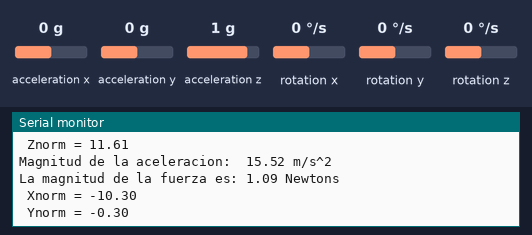
This sketch was run on a simulated Arduino Uno, built with avr-gcc and run on an emulated ATmega328P. On the bench: the last lines printed to the serial monitor. The inputs (shaded band) are chosen by the test bench; at power-on: acceleration x 0 g, acceleration y 0 g, acceleration z 1 g, rotation x 0 °/s, rotation y 0 °/s, rotation z 0 °/s.

Above: at 1.3 s.
1.4 s: acceleration x set to -1.4 g
At 2.2 s:
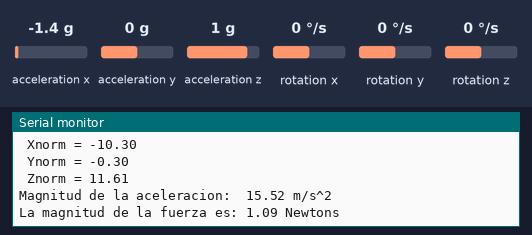
2.9 s: acceleration y set to -1.4 g
At 4.2 s:
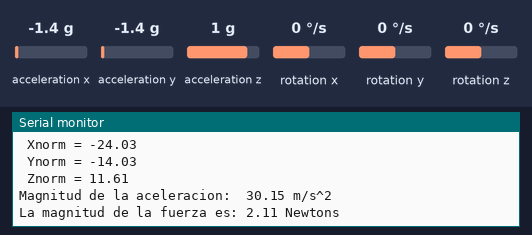
4.4 s: acceleration z set to -1.4 g
At 5.4 s:
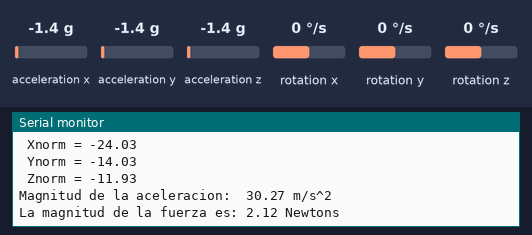
5.9 s: acceleration x set to 0.8 g
At 7.5 s:
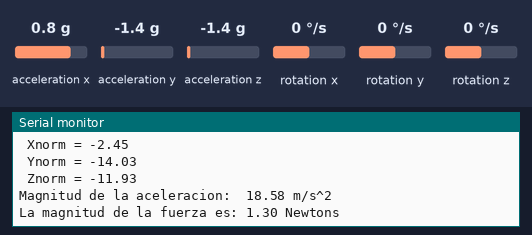
Timing chart, 0 to 9.0 s (numbered marks = the images above; inputs shaded):
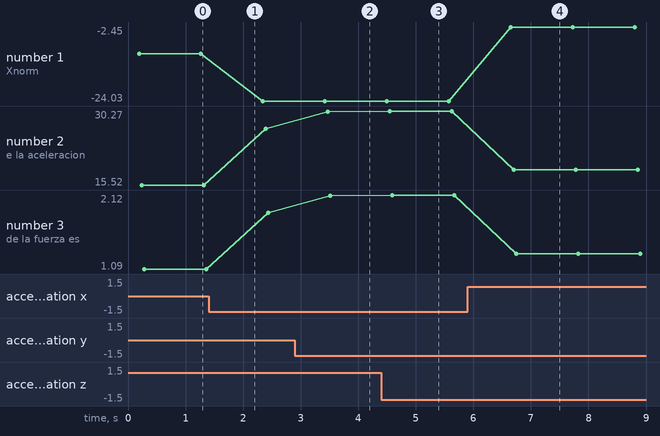

Measured:
- after the input at 2.9 s, the serial monitor: prints a new line after 0.54 s (image 2)
- after the input at 4.4 s, the serial monitor: prints a new line after 0.13 s (image 3)
- after the input at 5.9 s, the serial monitor: prints a new line after 0.75 s (image 4)
- plotted number 1: -10.3 → -24.03 after the input at 1.4 s, -24.03 → -2.45 after the input at 5.9 s
- plotted number 2: 15.52 → 26.69 after the input at 1.4 s, 26.69 → 30.15 after the input at 2.9 s, 30.15 → 30.27 after the input at 4.4 s, 30.27 → 18.58 after the input at 5.9 s
- plotted number 3: 1.09 → 1.87 after the input at 1.4 s, 1.87 → 2.11 after the input at 2.9 s, 2.11 → 2.12 after the input at 4.4 s, 2.12 → 1.3 after the input at 5.9 s

The sketch:

Aceleracion_23.ino
```cpp
/*
    MPU6050 Triple Axis Gyroscope & Accelerometer. Simple Accelerometer Example.
    Read more: http://www.jarzebski.pl/arduino/czujniki-i-sensory/3-osiowy-zyroskop-i-akcelerometr-mpu6050.html
    GIT: https://github.com/jarzebski/Arduino-MPU6050
    Web: http://www.jarzebski.pl
    (c) 2014 by Korneliusz Jarzebski
*/

#include <Wire.h>
#include <MPU6050.h>

MPU6050 mpu;
float x,y,z,ax,ay,az;
float a;
float F;
void setup()
{
  Serial.begin(9600);

  Serial.println("Initialize MPU6050");

  while(!mpu.begin(MPU6050_SCALE_2000DPS, MPU6050_RANGE_2G))
  {
    Serial.println("Could not find a valid MPU6050 sensor, check wiring!");
    delay(500);
  }

  // If you want, you can set accelerometer offsets
  // mpu.setAccelOffsetX();
  // mpu.setAccelOffsetY();
  // mpu.setAccelOffsetZ();

  checkSettings();
}

void checkSettings()
{
  Serial.println();

  Serial.print(" * Sleep Mode:            ");
  Serial.println(mpu.getSleepEnabled() ? "Enabled" : "Disabled");

  Serial.print(" * Clock Source:          ");
  switch(mpu.getClockSource())
  {
    case MPU6050_CLOCK_KEEP_RESET:     Serial.println("Stops the clock and keeps the timing generator in reset"); break;
    case MPU6050_CLOCK_EXTERNAL_19MHZ: Serial.println("PLL with external 19.2MHz reference"); break;
    case MPU6050_CLOCK_EXTERNAL_32KHZ: Serial.println("PLL with external 32.768kHz reference"); break;
    case MPU6050_CLOCK_PLL_ZGYRO:      Serial.println("PLL with Z axis gyroscope reference"); break;
    case MPU6050_CLOCK_PLL_YGYRO:      Serial.println("PLL with Y axis gyroscope reference"); break;
    case MPU6050_CLOCK_PLL_XGYRO:      Serial.println("PLL with X axis gyroscope reference"); break;
    case MPU6050_CLOCK_INTERNAL_8MHZ:  Serial.println("Internal 8MHz oscillator"); break;
  }

  Serial.print(" * Accelerometer:         ");
  switch(mpu.getRange())
  {
    case MPU6050_RANGE_16G:            Serial.println("+/- 16 g"); break;
    case MPU6050_RANGE_8G:             Serial.println("+/- 8 g"); break;
    case MPU6050_RANGE_4G:             Serial.println("+/- 4 g"); break;
    case MPU6050_RANGE_2G:             Serial.println("+/- 2 g"); break;
  }

  Serial.print(" * Accelerometer offsets: ");
  Serial.print(mpu.getAccelOffsetX());
  Serial.print(" / ");
  Serial.print(mpu.getAccelOffsetY());
  Serial.print(" / ");
  Serial.println(mpu.getAccelOffsetZ());

  Serial.println();
}

void loop()
{
  Vector rawAccel = mpu.readRawAccel();
  Vector normAccel = mpu.readNormalizeAccel();

//  Serial.print(" Xraw = ");
//  Serial.print(rawAccel.XAxis);
//  Serial.print(" Yraw = ");
//  Serial.print(rawAccel.YAxis);
//  Serial.print(" Zraw = ");

//  Serial.println(rawAccel.ZAxis);
x=normAccel.XAxis-10.3;
y=normAccel.YAxis-0.3;
z=normAccel.ZAxis+1.8;
ax=pow(x,2);
ay=pow(y,2);
az=pow(z,2);
a=sqrt(ax+ay+az);
F=a*0.07;

  Serial.print(" Xnorm = ");
  Serial.println(x);
  Serial.print(" Ynorm = ");
  Serial.println(y);
  Serial.print(" Znorm = ");
  Serial.println(z);
  Serial.print("Magnitud de la aceleracion:  ");
  Serial.print(a);
  Serial.println(" m/s^2");
  Serial.print("La magnitud de la fuerza es: ");
  Serial.print(F);
    Serial.println(" Newtons");

//La masa de la proto con el sensor es aproximadamente 70 gr.
//usando F=ma
  delay(1000);
}
```
